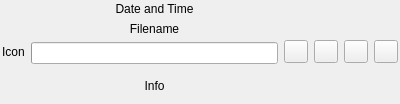
<?xml version="1.0" encoding="UTF-8"?>
<ui version="4.0">
 <class>DownloadItem</class>
 <widget class="QWidget" name="DownloadItem">
  <property name="geometry">
   <rect>
    <x>0</x>
    <y>0</y>
    <width>400</width>
    <height>104</height>
   </rect>
  </property>
  <property name="sizePolicy">
   <sizepolicy hsizetype="Preferred" vsizetype="Expanding">
    <horstretch>0</horstretch>
    <verstretch>0</verstretch>
   </sizepolicy>
  </property>
  <property name="windowTitle">
   <string/>
  </property>
  <layout class="QHBoxLayout" name="horizontalLayout">
   <property name="leftMargin">
    <number>2</number>
   </property>
   <property name="topMargin">
    <number>2</number>
   </property>
   <property name="rightMargin">
    <number>2</number>
   </property>
   <property name="bottomMargin">
    <number>2</number>
   </property>
   <item>
    <widget class="QLabel" name="fileIcon">
     <property name="text">
      <string>Icon</string>
     </property>
    </widget>
   </item>
   <item>
    <layout class="QVBoxLayout" name="verticalLayout">
     <item>
      <widget class="QLabel" name="datetimeLabel">
       <property name="text">
        <string>Date and Time</string>
       </property>
       <property name="alignment">
        <set>Qt::AlignCenter</set>
       </property>
       <property name="wordWrap">
        <bool>true</bool>
       </property>
      </widget>
     </item>
     <item>
      <widget class="QLabel" name="filenameLabel">
       <property name="sizePolicy">
        <sizepolicy hsizetype="Expanding" vsizetype="Preferred">
         <horstretch>0</horstretch>
         <verstretch>0</verstretch>
        </sizepolicy>
       </property>
       <property name="text">
        <string>Filename</string>
       </property>
       <property name="alignment">
        <set>Qt::AlignCenter</set>
       </property>
       <property name="wordWrap">
        <bool>true</bool>
       </property>
      </widget>
     </item>
     <item>
      <widget class="QProgressBar" name="progressBar"/>
     </item>
     <item>
      <widget class="QLabel" name="infoLabel">
       <property name="sizePolicy">
        <sizepolicy hsizetype="Expanding" vsizetype="Expanding">
         <horstretch>0</horstretch>
         <verstretch>0</verstretch>
        </sizepolicy>
       </property>
       <property name="text">
        <string notr="true">Info</string>
       </property>
       <property name="alignment">
        <set>Qt::AlignCenter</set>
       </property>
       <property name="wordWrap">
        <bool>true</bool>
       </property>
      </widget>
     </item>
    </layout>
   </item>
   <item>
    <widget class="QToolButton" name="tryAgainButton">
     <property name="toolTip">
      <string>Press to repeat the download</string>
     </property>
     <property name="text">
      <string/>
     </property>
    </widget>
   </item>
   <item>
    <widget class="QToolButton" name="pauseButton">
     <property name="toolTip">
      <string>Press to pause the download</string>
     </property>
     <property name="text">
      <string/>
     </property>
     <property name="checkable">
      <bool>true</bool>
     </property>
    </widget>
   </item>
   <item>
    <widget class="QToolButton" name="stopButton">
     <property name="toolTip">
      <string>Press to cancel the download</string>
     </property>
     <property name="text">
      <string/>
     </property>
    </widget>
   </item>
   <item>
    <widget class="QToolButton" name="openButton">
     <property name="toolTip">
      <string>Press to open the downloaded file</string>
     </property>
     <property name="text">
      <string/>
     </property>
    </widget>
   </item>
  </layout>
 </widget>
 <tabstops>
  <tabstop>tryAgainButton</tabstop>
  <tabstop>pauseButton</tabstop>
  <tabstop>stopButton</tabstop>
  <tabstop>openButton</tabstop>
 </tabstops>
 <resources/>
 <connections/>
</ui>
